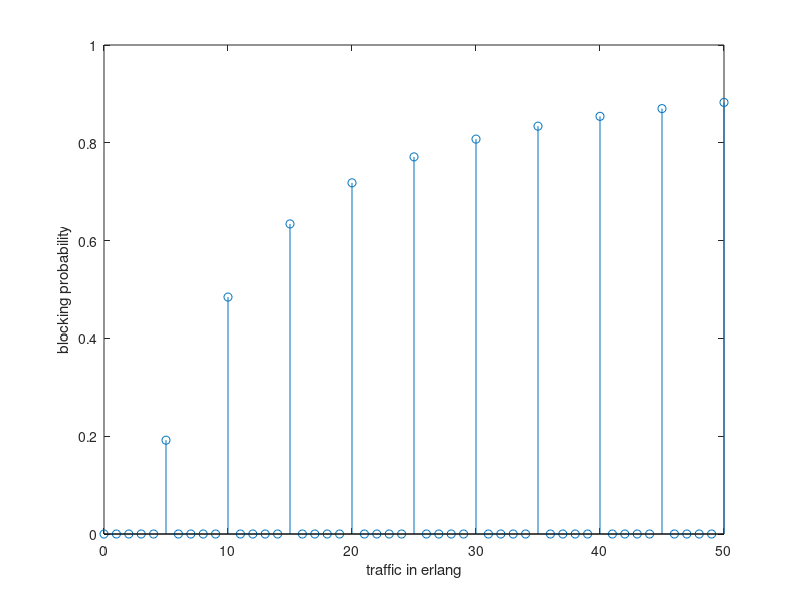

The MATLAB script that drew this image:
clc;close all;clear all;

%calculate traffic
%notations used: A = traffic in erlangs,TH=average holding time for a 
%particular call,C=average no of calls made in busy hour
%     A=TH*C/60 (here calls are observed for a period of 60 minutes)

%so in step 1: from user input the value of C and TH
%output the calculated traffic using above formula

noOfCalls=input('enter the no of calls during busy hour');
holdingTime=input('enter the holding time in minutes');
trafficCarried=(noOfCalls*holdingTime)/60;

%calculation of blocking probability
noOfTrunks=6;
dr=0;nr=0;

for j=0:5:50
    dr=0;nr=0;
    trafficCarried=j;
   
    for i=1:(noOfTrunks+1)
        dr=dr+((trafficCarried)^(i-1)/factorial(i-1))
    end
    nr=(trafficCarried^noOfTrunks)/(factorial(noOfTrunks));
    blockingprobability(j+1)=nr/dr;
end
erlangs=0:50;
stem(erlangs,blockingprobability)
xlabel('traffic in erlang');
ylabel('blocking probability');


